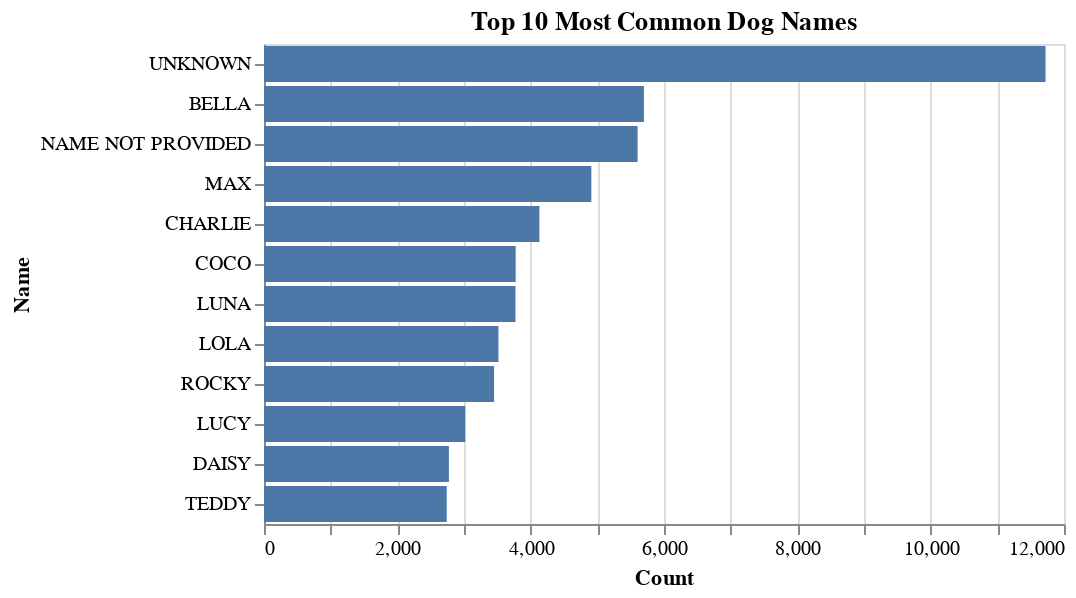

Notebook source saved alongside this figure:
### Code cell
top_names = df1["AnimalName"].value_counts().nlargest(12)

# Create a DataFrame for the top names and their counts
name_counts = pd.DataFrame({
    "name": top_names.index,
    "count": top_names.values
})

# Create the bar chart
chart = alt.Chart(name_counts).mark_bar().encode(
    x=alt.X("count:Q", axis=alt.Axis(title="Count")),
    y=alt.Y("name:N", sort="-x", axis=alt.Axis(title="Name")),
    tooltip=["name", "count"]
).properties(
    title="Top 10 Most Common Dog Names"
)

chart

### Figure 1 — Vega-Lite specification as saved in the notebook (floating-point values rounded to 4 significant figures)
{"config": {"view": {"continuousWidth": 400, "continuousHeight": 300}}, "data": {"name": "data-ab6834f418a717992f2d4cb618709f3f"}, "mark": "bar", "encoding": {"tooltip": [{"field": "name", "type": "nominal"}, {"field": "count", "type": "quantitative"}], "x": {"axis": {"title": "Count"}, "field": "count", "type": "quantitative"}, "y": {"axis": {"title": "Name"}, "field": "name", "sort": "-x", "type": "nominal"}}, "title": "Top 10 Most Common Dog Names", "$schema": "https://vega.github.io/schema/vega-lite/v4.17.0.json", "datasets": {"data-ab6834f418a717992f2d4cb618709f3f": [{"name": "UNKNOWN", "count": 11723}, {"name": "BELLA", "count": 5699}, {"name": "NAME NOT PROVIDED", "count": 5604}, {"name": "MAX", "count": 4910}, {"name": "CHARLIE", "count": 4131}, {"name": "COCO", "count": 3775}, {"name": "LUNA", "count": 3772}, {"name": "LOLA", "count": 3517}, {"name": "ROCKY", "count": 3451}, {"name": "LUCY", "count": 3019}, {"name": "DAISY", "count": 2774}, {"name": "TEDDY", "count": 2741}]}}
